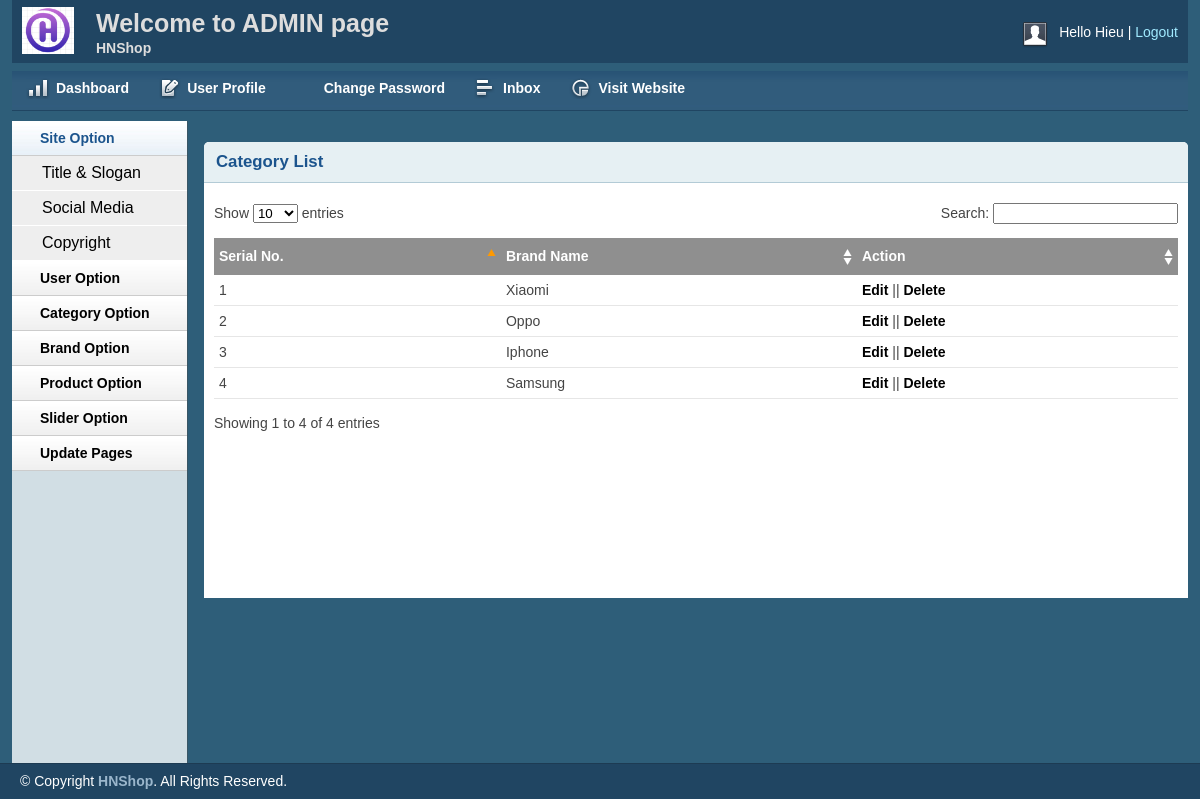
Page /admin/brandlist.php (signed in) on the earlier database version.
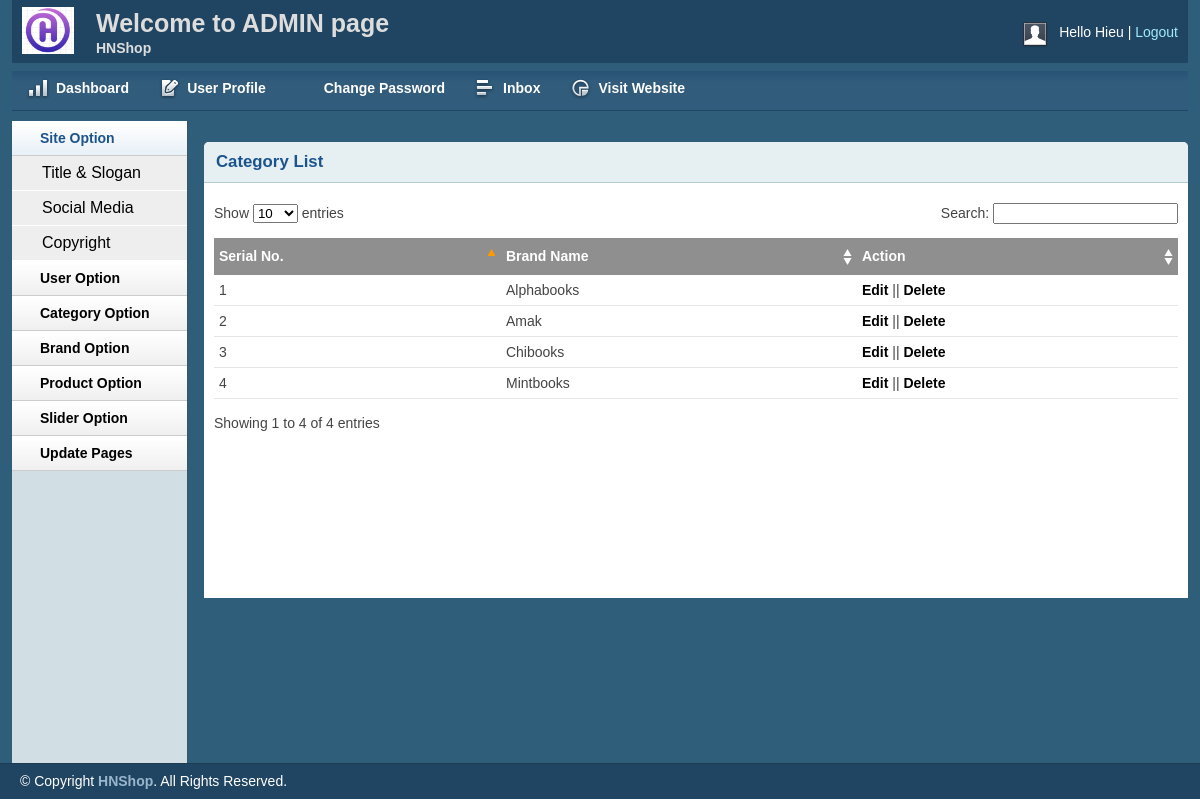
Same page on the later database version.
### tables this page shows
CREATE TABLE IF NOT EXISTS `tbl_brand` (
  `brandId` int(11) NOT NULL AUTO_INCREMENT,
  `brandName` varchar(255) NOT NULL,
  PRIMARY KEY (`brandId`)
);

### lib/database.php (called while the page is built, shortened)
<?php
Class Database extends PDO{
   public $host   = DB_HOST;
   public $user   = DB_USER;
   public $pass   = DB_PASS;
   public $dbname = DB_NAME;
   public $link;
private function connectDB(){
   $this->link = new mysqli($this->host, $this->user, $this->pass,
    $this->dbname);
 }
public function select($query){
  $result = $this->link->query($query) or
   die($this->link->error.__LINE__);
  if($result->num_rows > 0){
    return $result;
  } else {
    return false;
  }
 }
}

### classes/brand.php (called while the page is built, shortened)
<?php
$filepath = realpath(dirname(__FILE__));
include_once  ($filepath.'/../lib/database.php');
?>
<?php
 class brand
 {
 	 private $db;
	 public function __construct()
	 {
		$this->db = new Database();
	 }
	 public function select_brand()
	 {
	 	$query = "SELECT * FROM tbl_brand ORDER BY brandId desc";
	 	$result = $this->db->select($query);
	 	return $result;
	 }
 }
?>

### admin/brandlist.php (the view, shortened to what this page needs)
<?php include 'inc/header.php';?>
<?php include 'inc/sidebar.php';?>
<?php include '../classes/brand.php' ?>
<?php
	$brand = new brand();
?>
        <div class="grid_10">
            <div class="box round first grid">
                <h2>Category List</h2>
                <div class="block">
                    <table class="data display datatable" id="example">
					<thead>
						<tr>
							<th>Serial No.</th>
							<th>Brand Name</th>
							<th>Action</th>
						</tr>
					</thead>
					<tbody>
					<?php
						$show_brand = $brand->select_brand();
						if($show_brand)
						{
							$i = 0;
							while($result = $show_brand->fetch_assoc())
							{
								$i++;
					?>
						<tr class="odd gradeX">
							<td><?php echo $i ?></td>
							<td><?php echo $result['brandName']?></td>
							<td><a href="brandedit.php? =<?php echo $result['brandId'] ?>">Edit</a> ||
								<a onclick="return confirm('Do you want to delete ?')" href="?delid=<?php echo $result['brandId'] ?>">Delete</a></td>
						</tr>
					<?php
							}
						}
					?>
					</tbody>
				</table>
               </div>
            </div>
        </div>
<?php include 'inc/footer.php';?>

Differences in the rows shown:
removed tbl_brand: brandName "Xiaomi"
removed tbl_brand: brandName "Oppo"
removed tbl_brand: brandName "Iphone"
removed tbl_brand: brandName "Samsung"
added tbl_brand: brandName "Alphabooks"
added tbl_brand: brandName "Amak"
added tbl_brand: brandName "Chibooks"
added tbl_brand: brandName "Mintbooks"
